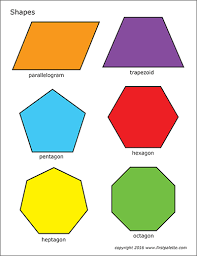
#> input picture shapes.png, 197 x 256 px
$ python '22 Detest Simple Geometric Shapes.py'
#> lines starting #> are read from the running program, lines starting #| are printed output that depends on the picture; after the words box and inside, x2 and y2 are one past the last pixel; in counts of white or black regions, pixels touching at a corner belong together; long printed decimals are rounded
import cv2
import numpy as np

img=cv2.imread('shapes.png')
#> img is the input picture: shape (256, 197, 3); mean B, G, R 185.1, 208.8, 219.3
imgray=cv2.cvtColor(img,cv2.COLOR_BGR2GRAY)
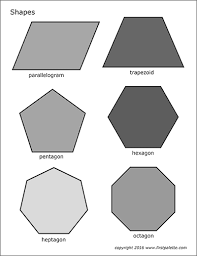
#> imgray: shape (256, 197); min 0, max 255, mean 209.2

_,thresh=cv2.threshold(imgray,240,255,cv2.THRESH_BINARY)
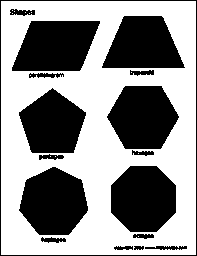
#> thresh: shape (256, 197); 56.6% white; 17 black regions
contours,_=cv2.findContours(thresh,cv2.RETR_TREE,cv2.CHAIN_APPROX_NONE)
#> contours = 29 contours, 12 with area under 20; largest, box (x1, y1, x2, y2) and area: (1, 1, 196, 255) 49082, (110, 165, 177, 233) 3622, (11, 20, 101, 72) 3588, (18, 166, 89, 236) 3584, (106, 85, 180, 150) 3508

for contour in contours:
    approx=cv2.approxPolyDP(contour,0.01*cv2.arcLength(contour,True),True)
    cv2.drawContours(img,approx,0,(0,0,0),5)
    x,y=approx.ravel()[:2]
    if len(approx)==3:
        cv2.putText(img,"Triangle",(x,y),cv2.FONT_HERSHEY_COMPLEX,0.5,(0,0,0))
    elif len(approx)==4:
        x,y,w,h=cv2.boundingRect(approx)
        aspectRatio=w/h
        print(aspectRatio)
        if aspectRatio>=0.95 and aspectRatio<=1.05:
            cv2.putText(img, "Square", (x, y), cv2.FONT_HERSHEY_COMPLEX, 0.5, (0, 0, 0))
        else:
            cv2.putText(img,"Quadrilateral",(x,y),cv2.FONT_HERSHEY_COMPLEX,0.5,(0,0,0))
    elif len(approx)==5:
        cv2.putText(img,"Pentagon",(x,y),cv2.FONT_HERSHEY_COMPLEX,0.5,(0,0,0))
    elif len(approx)==6:
        cv2.putText(img,"Hexagon",(x,y),cv2.FONT_HERSHEY_COMPLEX,0.5,(0,0,0))
    elif len(approx)==7:
        cv2.putText(img,"Heptagon",(x,y),cv2.FONT_HERSHEY_COMPLEX,0.5,(0,0,0))
#> this loop made 29 passes
#> (approx, w, h, aspectRatio) on passes 1, 21, 22: ([[1, 1], [1, 254], [195, 254], [195, 1]], 195, 254, 0.768), ([[30, 21], [99, 20], [81, 69], [12, 71]], 88, 52, 1.69), ([[101, 66], [124, 15], [161, 15], [185, 67]], 85, 53, 1.6)
#| 0.7677
#| 1.692
#| 1.604
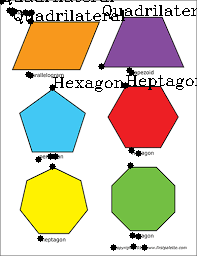
#> img: shape (256, 197, 3); 3.85% of pixels changed, all inside (x1, y1, x2, y2) = (0, 0, 197, 251)

cv2.imshow("Shapes",img)
cv2.imshow("Image Gray",imgray)
cv2.waitKey(0)
cv2.destroyAllWindows()

$ run again, with chessboard.png copied over shapes.png
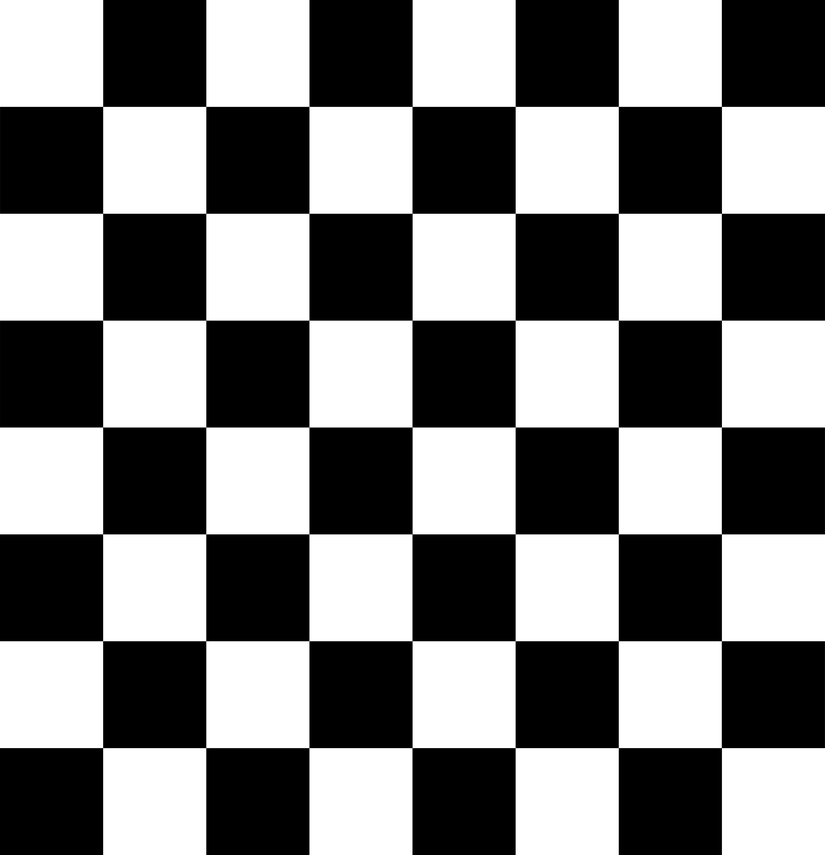
#> input picture chessboard.png, 825 x 855 px, shrunk from 3595 x 3723 before the run
#> img is the input picture: shape (855, 825, 3); min 0, max 255, mean 127.5
#> `_,thresh=cv2.threshold(imgray,240,255,cv2.THRESH_BINARY)`:
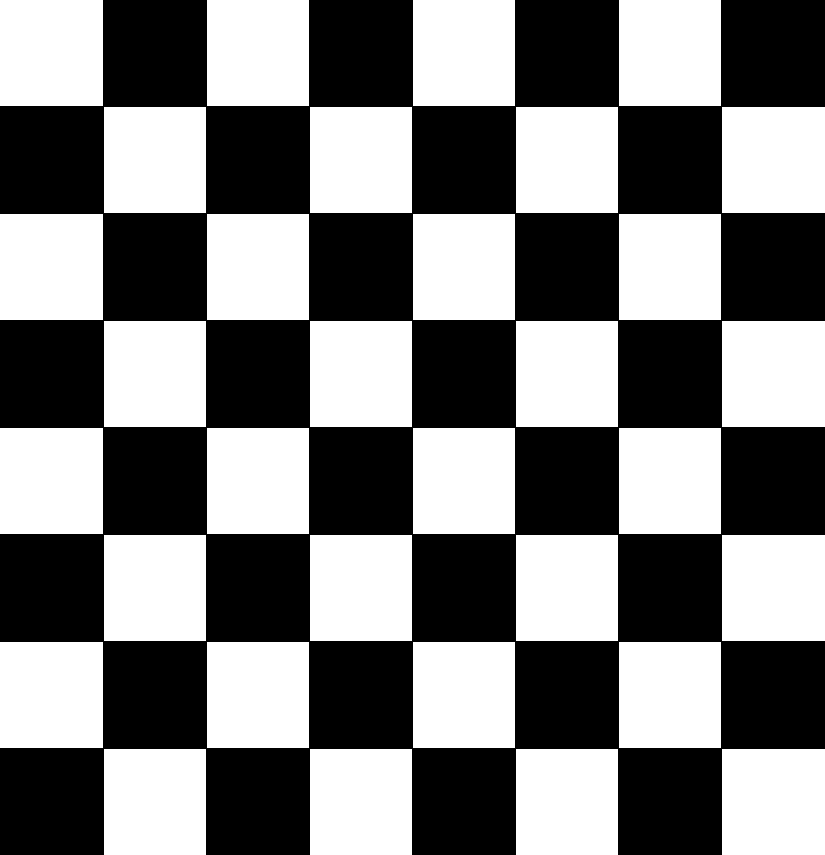
#> thresh: shape (855, 825); 49.2% white; 32 white regions
#> contours = 32 contours; largest, box (x1, y1, x2, y2) and area: (722, 749, 825, 855) 10710, (0, 642, 103, 748) 10710, (722, 535, 825, 641) 10710, (0, 428, 103, 534) 10710, (722, 321, 825, 427) 10710
#> the loop `for contour in contours:` made 32 passes
#> (approx, w, aspectRatio) on passes 1 to 6: ([[722, 749], [722, 854], [824, 854], [824, 749]], 103, 0.972), ([[516, 749], [516, 854], [617, 854], [617, 749]], 102, 0.962), ([[310, 749], [310, 854], [411, 854], [411, 749]], 102, 0.962), ([[104, 749], [104, 854], [205, 854], [205, 749]], 102, 0.962), ([[619, 642], [619, 747], [720, 747], [720, 642]], 102, 0.962), ([[413, 642], [413, 747], [514, 747], [514, 642]], 102, 0.962)
#> (printed output is left out)
#> after the loop `for contour in contours:`:
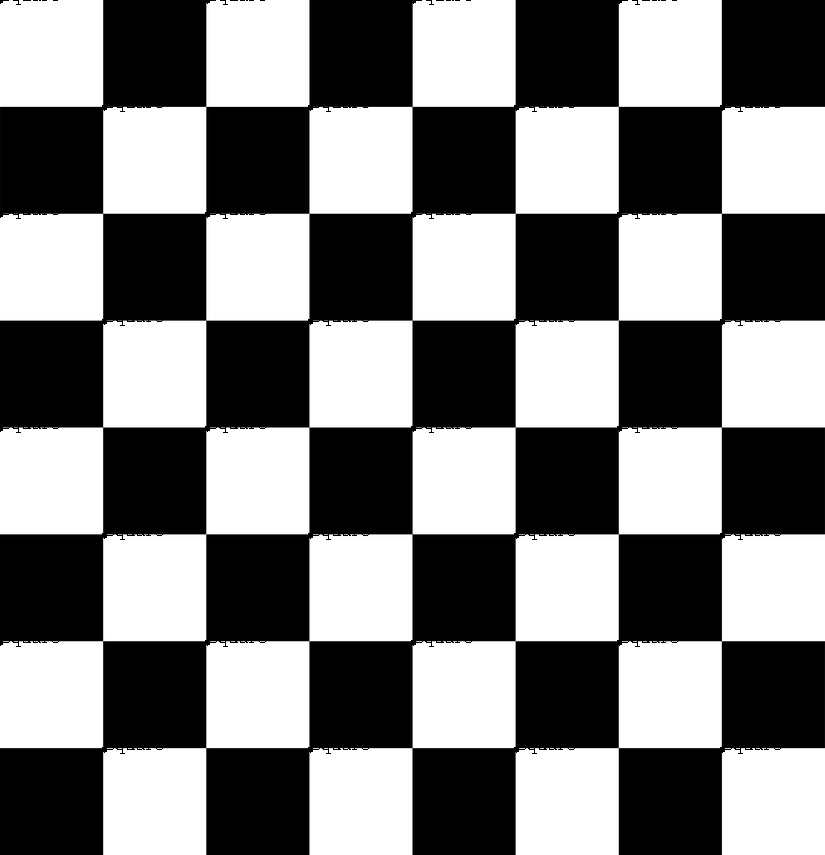
#> img: shape (855, 825, 3); 0.42% of pixels changed, all inside (x1, y1, x2, y2) = (0, 0, 781, 754)
